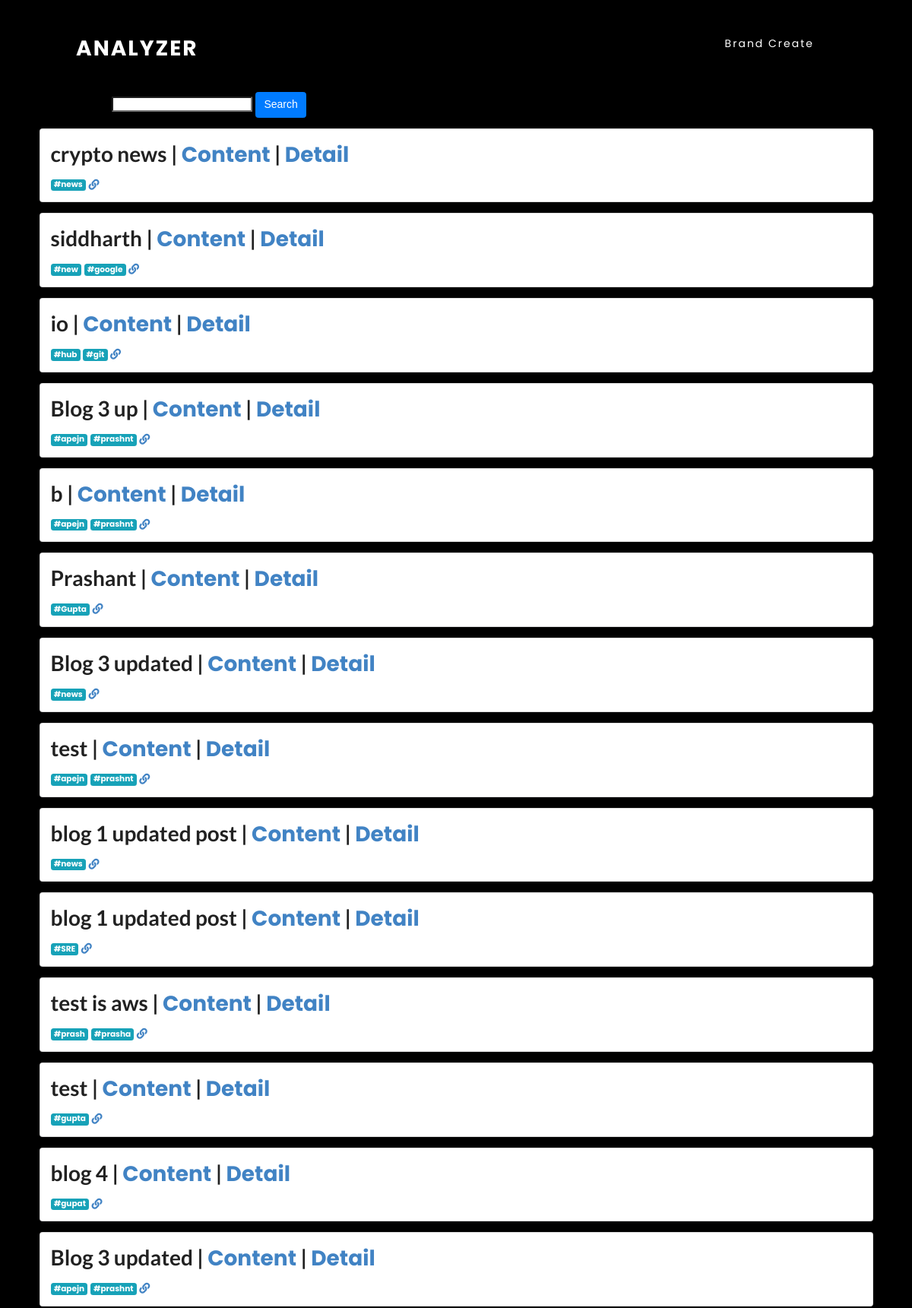
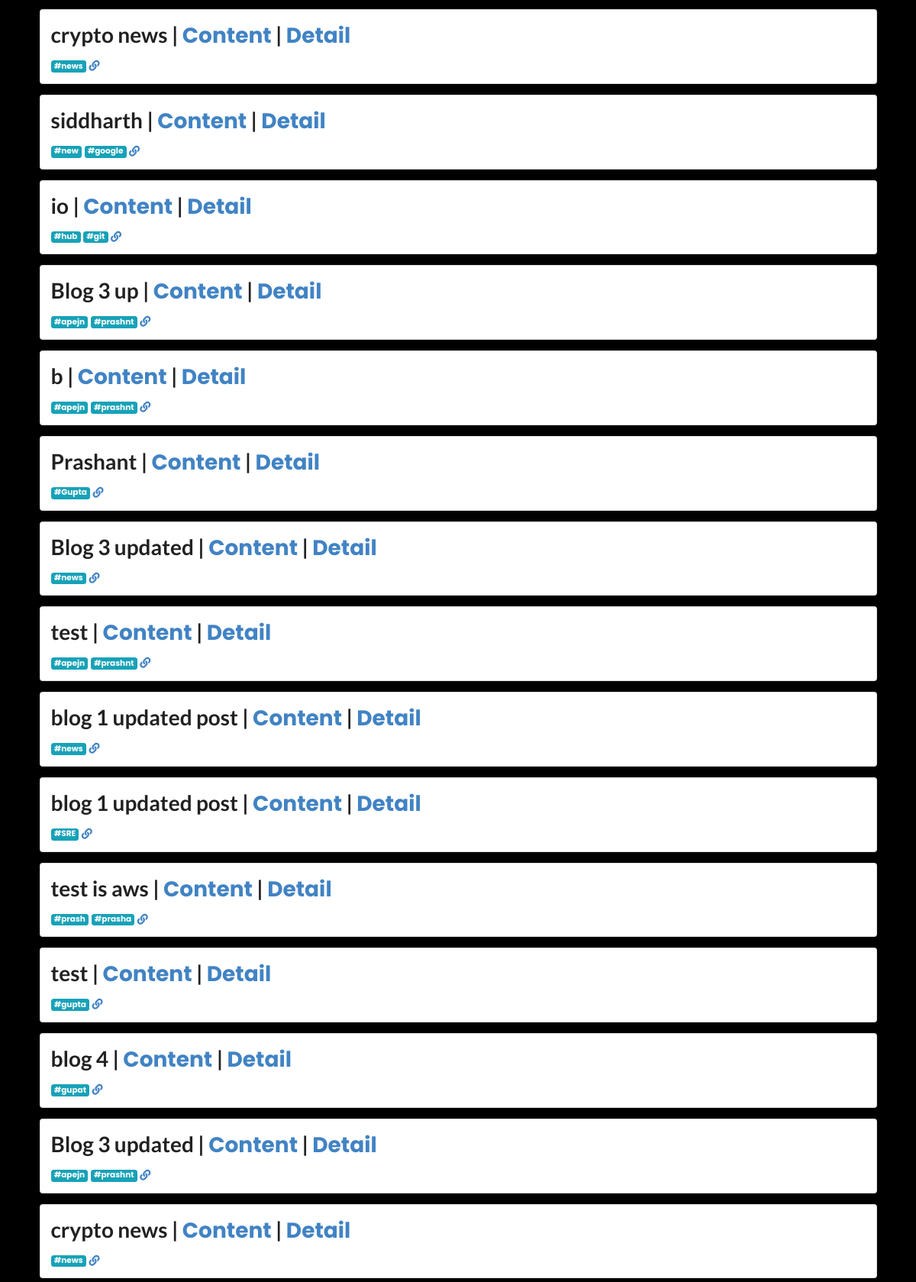
The page / (upper part) on the database its author committed (2 pictures, top to bottom).
### product/models.py (models this page shows, shortened)
class Brand(models.Model):
    title = models.CharField(max_length=100)
    website = models.URLField(blank=False)
    tags = TaggableManager()
    created = models.DateTimeField(auto_now_add=True)
    slug = models.SlugField(unique=True, null=True, blank=True)

### product/views.py (the view)
# urls.py: path('', product_views.BrandListView.as_view(), name='home'),
class BrandListView(ListView):
    model = Brand
    template_name = 'product/home.html'  # <app>/<model>_<viewtype>.html
    context_object_name = 'brands'
    ordering = ['-created']
    def get_context_data(self, **kwargs):
        context = super().get_context_data(**kwargs)
        context['filter'] = ProductFilter(self.request.GET, queryset=self.get_queryset())
        return context

### product/templates/product/home.html (shortened to what this page needs)
{%extends 'product/base.html'%}
{% load bootstrap %}
{%block content%}
<form method="GET" action="">
    {{filter.form|bootstrap}}
    <button type="submit" class="btn btn-primary">Search</button>
</form>
{%for brand in filter.qs%}
    {%for brand in brands%}
        <div class="ui segment"><h1>{{brand.title}} | <a href="{% url 'content' brand.slug%}">Content</a> | <a
                href="{% url 'Brand-Detail' brand.slug%}">Detail</a></h1>
            <div style="display:flex">
                {% for tag in brand.tags.all %}
                <a href="{% url 'tagged' tag.slug %}" class="mr-1 badge badge-info">#{{ tag }}</a>
                {% endfor %} <a href="{{brand.website}}" target="_blank"><i class="fas fa-link"> </i></a>
            </div>
        </div>
    {% endfor %}
{% endfor %}
{%endblock content%}

### product/templates/product/base.html (shortened to what this page needs)
{% load static %}
{% load bootstrap %}
<html lang="en">
<head>
    <link rel="stylesheet" href="https://maxcdn.bootstrapcdn.com/bootstrap/4.0.0/css/bootstrap.min.css"
>
    <link rel="stylesheet" type='text/css'
          href="https://cdnjs.cloudflare.com/ajax/libs/semantic-ui/2.2.14/semantic.min.css">
    <link rel="stylesheet" href="https://use.fontawesome.com/releases/v5.3.1/css/all.css">
    <link rel="stylesheet" href="https://cdnjs.cloudflare.com/ajax/libs/Chart.js/2.8.0/Chart.min.css"
/>
    <link rel="stylesheet" type="text/css" href="{% static 'product/main.css' %}">
</head>
<body>
{%include 'product/navbar.html'%}<br><br><br><br><br><br>
<main role="main" class="container">
    <div class="row">
        <div class="col-md-4">
        </div>
    </div>
</main>
<div class="container ui">
    {% block content%}
    {% endblock content%}
</div>
<br><br>
</body>
</html>

### product/templates/product/navbar.html
{% url 'Brand-Create' as brandcreate%}
<header>
    <a class="logo" href="{% url 'home' %}">Analyzer</a>
    <ul>
        <li><a class="nav-item nav-link{%if request.path == brandcreate%} active {%endif%}"
               href="{%url 'Brand-Create'%}">Brand Create</a></li>
    </ul>
</header>

### product/static/product/main.css (style rules this page uses)
* { margin: 0; padding: 0; box-sizing: border-box; font-family: "Poppins", sans-serif; z-index: 10; }
body { background: #000; min-height: 100vh; }
header { position: fixed; top: 0; left: 0; width: 100%; display: flex; justify-content: space-between; align-items: center; transition: 0.6s; padding: 40px 100px; z-index: 100000; margin-bottom: 1% !important; }
header .logo { position: relative; font-weight: 700; color: #fff; text-decoration: none; font-size: 2em; text-transform: uppercase; letter-spacing: 2px; transition: 0.6s; }
header ul { position: relative; display: flex; justify-content: center; align-items: center; }
header ul li { position: relative; list-style: none; }
header ul li a { position: relative; margin: 0 15px; text-decoration: none; color: #fff; letter-spacing: 2px; font-weight: 500px; transition: 0.6s; }

### rows shown on the page
Brand: title "crypto news"
Tag: name "news"
Brand: title "siddharth"
Tag: name "new"
Tag: name "google"
Brand: title "io"
Tag: name "hub"
Tag: name "git"
Brand: title "Blog 3 up"
Tag: name "apejn"
Tag: name "prashnt"
Brand: title "b"
Brand: title "Prashant"
Tag: name "Gupta"
Brand: title "Blog 3 updated"
Brand: title "test"
Brand: title "blog 1 updated post"
Brand: title "blog 1 updated post"
Tag: name "SRE"
Brand: title "test is aws"
Tag: name "prash"
Tag: name "prasha"
Brand: title "test"
Tag: name "gupta"
Brand: title "blog 4"
Tag: name "gupat"
Brand: title "Blog 3 updated"
